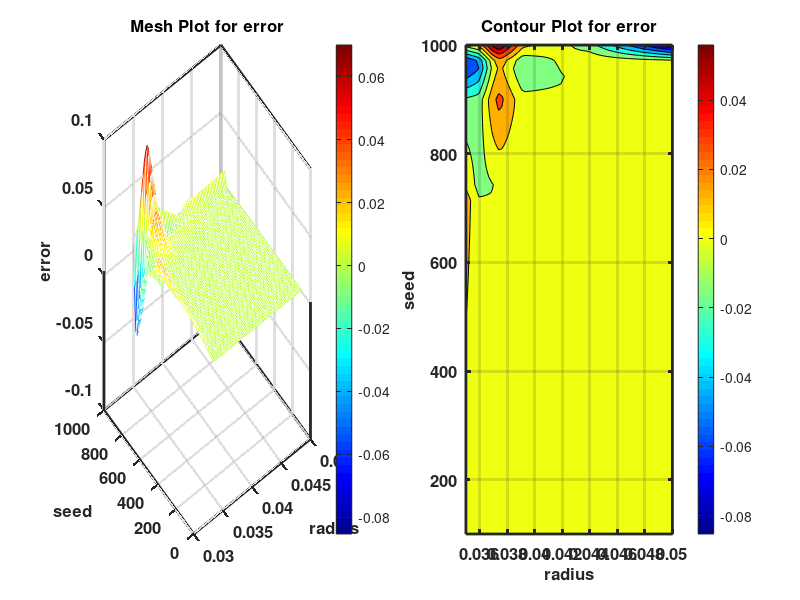

The MATLAB script that drew this image:
twoPlots = 1;
A = [
9.165201e-04
1.334148e-03
1.802463e-03
2.270778e-03
2.739093e-03
3.207408e-03
3.675723e-03
4.144038e-03
4.612353e-03
5.080667e-03
5.548982e-03
6.017297e-03
6.485612e-03
6.953927e-03
7.422242e-03
7.890556e-03
8.358872e-03
8.827186e-03
9.295501e-03
9.763815e-03
1.023213e-02
1.070045e-02
1.116876e-02
1.163708e-02
1.210539e-02
1.257371e-02
1.304202e-02
1.351034e-02
1.397865e-02
1.444696e-02
1.491528e-02
1.538359e-02
1.585191e-02
1.632022e-02
1.678854e-02
1.725685e-02
1.772517e-02
1.819349e-02
1.866180e-02
1.913011e-02
1.959843e-02
2.006674e-02
2.053506e-02
2.100337e-02
1.578580e-02
1.096531e-02
8.929366e-03
6.893429e-03
4.857483e-03
2.821548e-03
7.856023e-04
-1.250336e-03
-3.286276e-03
-5.322222e-03
-7.358167e-03
-9.394107e-03
-1.254810e-02
-2.402240e-02
-3.549671e-02
-4.697100e-02
-5.844536e-02
-5.559125e-02
-2.459899e-02
6.393265e-03
9.165201e-04
1.226880e-03
1.574908e-03
1.922936e-03
2.270963e-03
2.618991e-03
2.967019e-03
3.315047e-03
3.663075e-03
4.011102e-03
4.359130e-03
4.707158e-03
5.055185e-03
5.403213e-03
5.751241e-03
6.099268e-03
6.447297e-03
6.795324e-03
7.143352e-03
7.491380e-03
7.839408e-03
8.187435e-03
8.535463e-03
8.883491e-03
9.231518e-03
9.579546e-03
9.927573e-03
1.027560e-02
1.062363e-02
1.097166e-02
1.131968e-02
1.166771e-02
1.201574e-02
1.236377e-02
1.271180e-02
1.305982e-02
1.340785e-02
1.375588e-02
1.410391e-02
1.445193e-02
1.479996e-02
1.514799e-02
1.549602e-02
1.584405e-02
1.105564e-02
6.700734e-03
5.130358e-03
3.559991e-03
1.989617e-03
4.192498e-04
-1.151115e-03
-2.721485e-03
-4.291860e-03
-5.862232e-03
-7.432600e-03
-9.002967e-03
-1.166162e-02
-2.241900e-02
-3.317639e-02
-4.393378e-02
-5.469120e-02
-5.156022e-02
-2.115526e-02
9.249685e-03
9.165201e-04
1.119612e-03
1.347353e-03
1.575093e-03
1.802834e-03
2.030574e-03
2.258315e-03
2.486055e-03
2.713796e-03
2.941537e-03
3.169278e-03
3.397018e-03
3.624758e-03
3.852499e-03
4.080240e-03
4.307980e-03
4.535721e-03
4.763462e-03
4.991202e-03
5.218943e-03
5.446684e-03
5.674424e-03
5.902165e-03
6.129906e-03
6.357646e-03
6.585387e-03
6.813127e-03
7.040868e-03
7.268609e-03
7.496349e-03
7.724090e-03
7.951830e-03
8.179571e-03
8.407312e-03
8.635052e-03
8.862793e-03
9.090533e-03
9.318274e-03
9.546014e-03
9.773755e-03
1.000150e-02
1.022924e-02
1.045698e-02
1.068472e-02
6.325490e-03
2.436153e-03
1.331350e-03
2.265535e-04
-8.782446e-04
-1.983040e-03
-3.087837e-03
-4.192638e-03
-5.297437e-03
-6.402239e-03
-7.507032e-03
-8.611828e-03
-1.077513e-02
-2.081560e-02
-3.085607e-02
-4.089653e-02
-5.093704e-02
-4.759184e-02
-1.795989e-02
1.167204e-02
9.165201e-04
1.012342e-03
1.119794e-03
1.227245e-03
1.334697e-03
1.442148e-03
1.549600e-03
1.657051e-03
1.764503e-03
1.871955e-03
1.979406e-03
2.086858e-03
2.194309e-03
2.301761e-03
2.409213e-03
2.516664e-03
2.624116e-03
2.731567e-03
2.839019e-03
2.946471e-03
3.053922e-03
3.161374e-03
3.268825e-03
3.376277e-03
3.483729e-03
3.591180e-03
3.698632e-03
3.806083e-03
3.913535e-03
4.020986e-03
4.128438e-03
4.235890e-03
4.343341e-03
4.450793e-03
4.558245e-03
4.665696e-03
4.773147e-03
4.880599e-03
4.988051e-03
5.095502e-03
5.202954e-03
5.310406e-03
5.417858e-03
5.525309e-03
1.595262e-03
-1.828497e-03
-2.467718e-03
-3.106935e-03
-3.746154e-03
-4.385371e-03
-5.024590e-03
-5.663811e-03
-6.303029e-03
-6.942248e-03
-7.581469e-03
-8.220689e-03
-9.888634e-03
-1.921217e-02
-2.853571e-02
-3.785924e-02
-4.718282e-02
-4.362341e-02
-1.476447e-02
1.409445e-02
9.165201e-04
9.165201e-04
9.165201e-04
9.165201e-04
9.165201e-04
9.165201e-04
9.165201e-04
9.165201e-04
9.165201e-04
9.165201e-04
9.165201e-04
9.165201e-04
9.165201e-04
9.165201e-04
9.165201e-04
9.165201e-04
9.165201e-04
9.165201e-04
9.165201e-04
9.165201e-04
9.165201e-04
9.165201e-04
9.165201e-04
9.165201e-04
9.165201e-04
9.165201e-04
9.165201e-04
9.165201e-04
9.165201e-04
9.165201e-04
9.165201e-04
9.165201e-04
9.165201e-04
9.165201e-04
9.165201e-04
9.165201e-04
9.165201e-04
9.165201e-04
9.165201e-04
9.165201e-04
9.165201e-04
9.165201e-04
9.165201e-04
9.165201e-04
-2.571516e-03
-5.516868e-03
-5.677680e-03
-5.838490e-03
-5.999302e-03
-6.160114e-03
-6.320925e-03
-6.481737e-03
-6.642547e-03
-6.803360e-03
-6.964171e-03
-7.124985e-03
-8.284749e-03
-1.687853e-02
-2.547231e-02
-3.406121e-02
-4.264076e-02
-3.884002e-02
-1.072699e-02
1.738605e-02
9.165201e-04
9.165201e-04
9.165201e-04
9.165201e-04
9.165201e-04
9.165201e-04
9.165201e-04
9.165201e-04
9.165201e-04
9.165201e-04
9.165201e-04
9.165201e-04
9.165201e-04
9.165201e-04
9.165201e-04
9.165201e-04
9.165201e-04
9.165201e-04
9.165201e-04
9.165201e-04
9.165201e-04
9.165201e-04
9.165201e-04
9.165201e-04
9.165201e-04
9.165201e-04
9.165201e-04
9.165201e-04
9.165201e-04
9.165201e-04
9.165201e-04
9.165201e-04
9.165201e-04
9.165201e-04
9.165201e-04
9.165201e-04
9.165201e-04
9.165201e-04
9.165201e-04
9.165201e-04
9.165201e-04
9.165201e-04
9.165201e-04
9.165201e-04
-2.022055e-03
-4.381548e-03
-3.956499e-03
-3.531451e-03
-3.106405e-03
-2.681356e-03
-2.256310e-03
-1.831261e-03
-1.406215e-03
-9.811651e-04
-5.561169e-04
-1.310688e-04
-6.752057e-04
-8.431784e-03
-1.618836e-02
-2.389428e-02
-3.150288e-02
-2.723390e-02
3.601537e-04
2.795421e-02
9.165201e-04
9.165201e-04
9.165201e-04
9.165201e-04
9.165201e-04
9.165201e-04
9.165201e-04
9.165201e-04
9.165201e-04
9.165201e-04
9.165201e-04
9.165201e-04
9.165201e-04
9.165201e-04
9.165201e-04
9.165201e-04
9.165201e-04
9.165201e-04
9.165201e-04
9.165201e-04
9.165201e-04
9.165201e-04
9.165201e-04
9.165201e-04
9.165201e-04
9.165201e-04
9.165201e-04
9.165201e-04
9.165201e-04
9.165201e-04
9.165201e-04
9.165201e-04
9.165201e-04
9.165201e-04
9.165201e-04
9.165201e-04
9.165201e-04
9.165201e-04
9.165201e-04
9.165201e-04
9.165201e-04
9.165201e-04
9.165201e-04
9.165201e-04
-1.472593e-03
-3.246227e-03
-2.235317e-03
-1.224411e-03
-2.135057e-04
7.974012e-04
1.808306e-03
2.819212e-03
3.830116e-03
4.841028e-03
5.851934e-03
6.862842e-03
6.934338e-03
1.496915e-05
-6.904401e-03
-1.372735e-02
-2.036499e-02
-1.562778e-02
1.144729e-02
3.852238e-02
9.165201e-04
9.165201e-04
9.165201e-04
9.165201e-04
9.165201e-04
9.165201e-04
9.165201e-04
9.165201e-04
9.165201e-04
9.165201e-04
9.165201e-04
9.165201e-04
9.165201e-04
9.165201e-04
9.165201e-04
9.165201e-04
9.165201e-04
9.165201e-04
9.165201e-04
9.165201e-04
9.165201e-04
9.165201e-04
9.165201e-04
9.165201e-04
9.165201e-04
9.165201e-04
9.165201e-04
9.165201e-04
9.165201e-04
9.165201e-04
9.165201e-04
9.165201e-04
9.165201e-04
9.165201e-04
9.165201e-04
9.165201e-04
9.165201e-04
9.165201e-04
9.165201e-04
9.165201e-04
9.165201e-04
9.165201e-04
9.165201e-04
9.165201e-04
-9.231314e-04
-2.110907e-03
-5.141357e-04
1.082629e-03
2.679394e-03
4.276158e-03
5.872922e-03
7.469686e-03
9.066451e-03
1.066322e-02
1.225999e-02
1.385675e-02
1.454388e-02
8.461720e-03
2.379553e-03
-3.560414e-03
-9.227112e-03
-4.021665e-03
2.253444e-02
4.909054e-02
9.165201e-04
9.165201e-04
9.165201e-04
9.165201e-04
9.165201e-04
9.165201e-04
9.165201e-04
9.165201e-04
9.165201e-04
9.165201e-04
9.165201e-04
9.165201e-04
9.165201e-04
9.165201e-04
9.165201e-04
9.165201e-04
9.165201e-04
9.165201e-04
9.165201e-04
9.165201e-04
9.165201e-04
9.165201e-04
9.165201e-04
9.165201e-04
9.165201e-04
9.165201e-04
9.165201e-04
9.165201e-04
9.165201e-04
9.165201e-04
9.165201e-04
9.165201e-04
9.165201e-04
9.165201e-04
9.165201e-04
9.165201e-04
9.165201e-04
9.165201e-04
9.165201e-04
9.165201e-04
9.165201e-04
9.165201e-04
9.165201e-04
9.165201e-04
-3.736612e-04
-9.755688e-04
1.207073e-03
3.389705e-03
5.572337e-03
7.754969e-03
9.937602e-03
1.212023e-02
1.430287e-02
1.648551e-02
1.866814e-02
2.085077e-02
2.215355e-02
1.690860e-02
1.166365e-02
6.606681e-03
1.910944e-03
7.584634e-03
3.362175e-02
5.965887e-02
9.165201e-04
9.165201e-04
9.165201e-04
9.165201e-04
9.165201e-04
9.165201e-04
9.165201e-04
9.165201e-04
9.165201e-04
9.165201e-04
9.165201e-04
9.165201e-04
9.165201e-04
9.165201e-04
9.165201e-04
9.165201e-04
9.165201e-04
9.165201e-04
9.165201e-04
9.165201e-04
9.165201e-04
9.165201e-04
9.165201e-04
9.165201e-04
9.165201e-04
9.165201e-04
9.165201e-04
9.165201e-04
9.165201e-04
9.165201e-04
9.165201e-04
9.165201e-04
9.165201e-04
9.165201e-04
9.165201e-04
9.165201e-04
9.165201e-04
9.165201e-04
9.165201e-04
9.165201e-04
9.165201e-04
9.165201e-04
9.165201e-04
9.165201e-04
1.758005e-04
1.100391e-04
2.649923e-03
5.189797e-03
7.729670e-03
1.026954e-02
1.280942e-02
1.534929e-02
1.788916e-02
2.042905e-02
2.296892e-02
2.550879e-02
2.719858e-02
2.256223e-02
1.792587e-02
1.352325e-02
9.569848e-03
1.548316e-02
4.077268e-02
6.606220e-02
9.165201e-04
9.165201e-04
9.165201e-04
9.165201e-04
9.165201e-04
9.165201e-04
9.165201e-04
9.165201e-04
9.165201e-04
9.165201e-04
9.165201e-04
9.165201e-04
9.165201e-04
9.165201e-04
9.165201e-04
9.165201e-04
9.165201e-04
9.165201e-04
9.165201e-04
9.165201e-04
9.165201e-04
9.165201e-04
9.165201e-04
9.165201e-04
9.165201e-04
9.165201e-04
9.165201e-04
9.165201e-04
9.165201e-04
9.165201e-04
9.165201e-04
9.165201e-04
9.165201e-04
9.165201e-04
9.165201e-04
9.165201e-04
9.165201e-04
9.165201e-04
9.165201e-04
9.165201e-04
9.165201e-04
9.165201e-04
9.165201e-04
9.165201e-04
7.252622e-04
1.166773e-03
3.931111e-03
6.695437e-03
9.459763e-03
1.222409e-02
1.498842e-02
1.775274e-02
2.051707e-02
2.328141e-02
2.604573e-02
2.881006e-02
3.075407e-02
2.659352e-02
2.243296e-02
1.855192e-02
1.520805e-02
2.122819e-02
4.563733e-02
7.004647e-02
9.165201e-04
9.165201e-04
9.165201e-04
9.165201e-04
9.165201e-04
9.165201e-04
9.165201e-04
9.165201e-04
9.165201e-04
9.165201e-04
9.165201e-04
9.165201e-04
9.165201e-04
9.165201e-04
9.165201e-04
9.165201e-04
9.165201e-04
9.165201e-04
9.165201e-04
9.165201e-04
9.165201e-04
9.165201e-04
9.165201e-04
9.165201e-04
9.165201e-04
9.165201e-04
9.165201e-04
9.165201e-04
9.165201e-04
9.165201e-04
9.165201e-04
9.165201e-04
9.165201e-04
9.165201e-04
9.165201e-04
9.165201e-04
9.165201e-04
9.165201e-04
9.165201e-04
9.165201e-04
9.165201e-04
9.165201e-04
9.165201e-04
9.165201e-04
9.165201e-04
1.483371e-03
4.090230e-03
6.697078e-03
9.303926e-03
1.191077e-02
1.451762e-02
1.712447e-02
1.973131e-02
2.233817e-02
2.494502e-02
2.755187e-02
2.936818e-02
2.530149e-02
2.123481e-02
1.749340e-02
1.437714e-02
2.012219e-02
4.326901e-02
6.641583e-02
9.165201e-04
9.165201e-04
9.165201e-04
9.165201e-04
9.165201e-04
9.165201e-04
9.165201e-04
9.165201e-04
9.165201e-04
9.165201e-04
9.165201e-04
9.165201e-04
9.165201e-04
9.165201e-04
9.165201e-04
9.165201e-04
9.165201e-04
9.165201e-04
9.165201e-04
9.165201e-04
9.165201e-04
9.165201e-04
9.165201e-04
9.165201e-04
9.165201e-04
9.165201e-04
9.165201e-04
9.165201e-04
9.165201e-04
9.165201e-04
9.165201e-04
9.165201e-04
9.165201e-04
9.165201e-04
9.165201e-04
9.165201e-04
9.165201e-04
9.165201e-04
9.165201e-04
9.165201e-04
9.165201e-04
9.165201e-04
9.165201e-04
9.165201e-04
9.165201e-04
1.404785e-03
3.650236e-03
5.895678e-03
8.141120e-03
1.038656e-02
1.263200e-02
1.487745e-02
1.712289e-02
1.936834e-02
2.161378e-02
2.385922e-02
2.534390e-02
2.116716e-02
1.699041e-02
1.318472e-02
1.009214e-02
1.535816e-02
3.703874e-02
5.871931e-02
9.165201e-04
9.165201e-04
9.165201e-04
9.165201e-04
9.165201e-04
9.165201e-04
9.165201e-04
9.165201e-04
9.165201e-04
9.165201e-04
9.165201e-04
9.165201e-04
9.165201e-04
9.165201e-04
9.165201e-04
9.165201e-04
9.165201e-04
9.165201e-04
9.165201e-04
9.165201e-04
9.165201e-04
9.165201e-04
9.165201e-04
9.165201e-04
9.165201e-04
9.165201e-04
9.165201e-04
9.165201e-04
9.165201e-04
9.165201e-04
9.165201e-04
9.165201e-04
9.165201e-04
9.165201e-04
9.165201e-04
9.165201e-04
9.165201e-04
9.165201e-04
9.165201e-04
9.165201e-04
9.165201e-04
9.165201e-04
9.165201e-04
9.165201e-04
9.165201e-04
1.326197e-03
3.210235e-03
5.094266e-03
6.978297e-03
8.862328e-03
1.074636e-02
1.263039e-02
1.451442e-02
1.639846e-02
1.828249e-02
2.016652e-02
2.131956e-02
1.703276e-02
1.274595e-02
8.875965e-03
5.807071e-03
1.059406e-02
3.080837e-02
5.102269e-02
9.165201e-04
9.165201e-04
9.165201e-04
9.165201e-04
9.165201e-04
9.165201e-04
9.165201e-04
9.165201e-04
9.165201e-04
9.165201e-04
9.165201e-04
9.165201e-04
9.165201e-04
9.165201e-04
9.165201e-04
9.165201e-04
9.165201e-04
9.165201e-04
9.165201e-04
9.165201e-04
9.165201e-04
9.165201e-04
9.165201e-04
9.165201e-04
9.165201e-04
9.165201e-04
9.165201e-04
9.165201e-04
9.165201e-04
9.165201e-04
9.165201e-04
9.165201e-04
9.165201e-04
9.165201e-04
9.165201e-04
9.165201e-04
9.165201e-04
9.165201e-04
9.165201e-04
9.165201e-04
9.165201e-04
9.165201e-04
9.165201e-04
9.165201e-04
9.165201e-04
1.247610e-03
2.770242e-03
4.292867e-03
5.815491e-03
7.338116e-03
8.860741e-03
1.038336e-02
1.190599e-02
1.342862e-02
1.495125e-02
1.647387e-02
1.729528e-02
1.289842e-02
8.501553e-03
4.567283e-03
1.522070e-03
5.830023e-03
2.457810e-02
4.332617e-02
9.165201e-04
9.165201e-04
9.165201e-04
9.165201e-04
9.165201e-04
9.165201e-04
9.165201e-04
9.165201e-04
9.165201e-04
9.165201e-04
9.165201e-04
9.165201e-04
9.165201e-04
9.165201e-04
9.165201e-04
9.165201e-04
9.165201e-04
9.165201e-04
9.165201e-04
9.165201e-04
9.165201e-04
9.165201e-04
9.165201e-04
9.165201e-04
9.165201e-04
9.165201e-04
9.165201e-04
9.165201e-04
9.165201e-04
9.165201e-04
9.165201e-04
9.165201e-04
9.165201e-04
9.165201e-04
9.165201e-04
9.165201e-04
9.165201e-04
9.165201e-04
9.165201e-04
9.165201e-04
9.165201e-04
9.165201e-04
9.165201e-04
9.165201e-04
9.165201e-04
1.169024e-03
2.330247e-03
3.491467e-03
4.652685e-03
5.813905e-03
6.975124e-03
8.136342e-03
9.297561e-03
1.045879e-02
1.162000e-02
1.278123e-02
1.327100e-02
8.764083e-03
4.257158e-03
2.585995e-04
-2.762931e-03
1.065993e-03
1.834783e-02
3.562966e-02
9.165201e-04
9.165201e-04
9.165201e-04
9.165201e-04
9.165201e-04
9.165201e-04
9.165201e-04
9.165201e-04
9.165201e-04
9.165201e-04
9.165201e-04
9.165201e-04
9.165201e-04
9.165201e-04
9.165201e-04
9.165201e-04
9.165201e-04
9.165201e-04
9.165201e-04
9.165201e-04
9.165201e-04
9.165201e-04
9.165201e-04
9.165201e-04
9.165201e-04
9.165201e-04
9.165201e-04
9.165201e-04
9.165201e-04
9.165201e-04
9.165201e-04
9.165201e-04
9.165201e-04
9.165201e-04
9.165201e-04
9.165201e-04
9.165201e-04
9.165201e-04
9.165201e-04
9.165201e-04
9.165201e-04
9.165201e-04
9.165201e-04
9.165201e-04
9.165201e-04
1.090437e-03
1.890254e-03
2.690068e-03
3.489881e-03
4.289694e-03
5.089507e-03
5.889321e-03
6.689131e-03
7.488951e-03
8.288763e-03
9.088576e-03
9.246724e-03
4.629744e-03
1.276191e-05
-4.050081e-03
-7.047937e-03
-3.698035e-03
1.211756e-02
2.793315e-02
9.165201e-04
9.165201e-04
9.165201e-04
9.165201e-04
9.165201e-04
9.165201e-04
9.165201e-04
9.165201e-04
9.165201e-04
9.165201e-04
9.165201e-04
9.165201e-04
9.165201e-04
9.165201e-04
9.165201e-04
9.165201e-04
9.165201e-04
9.165201e-04
9.165201e-04
9.165201e-04
9.165201e-04
9.165201e-04
9.165201e-04
9.165201e-04
9.165201e-04
9.165201e-04
9.165201e-04
9.165201e-04
9.165201e-04
9.165201e-04
9.165201e-04
9.165201e-04
9.165201e-04
9.165201e-04
9.165201e-04
9.165201e-04
9.165201e-04
9.165201e-04
9.165201e-04
9.165201e-04
9.165201e-04
9.165201e-04
9.165201e-04
9.165201e-04
9.165201e-04
1.011851e-03
1.450260e-03
1.888668e-03
2.327075e-03
2.765482e-03
3.203891e-03
3.642298e-03
4.080705e-03
4.519114e-03
4.957523e-03
5.395928e-03
5.222445e-03
4.954054e-04
-4.231635e-03
-8.358768e-03
-1.133294e-02
-8.462064e-03
5.887284e-03
2.023663e-02
9.165201e-04
9.165201e-04
9.165201e-04
9.165201e-04
9.165201e-04
9.165201e-04
9.165201e-04
9.165201e-04
9.165201e-04
9.165201e-04
9.165201e-04
9.165201e-04
9.165201e-04
9.165201e-04
9.165201e-04
9.165201e-04
9.165201e-04
9.165201e-04
9.165201e-04
9.165201e-04
9.165201e-04
9.165201e-04
9.165201e-04
9.165201e-04
9.165201e-04
9.165201e-04
9.165201e-04
9.165201e-04
9.165201e-04
9.165201e-04
9.165201e-04
9.165201e-04
9.165201e-04
9.165201e-04
9.165201e-04
9.165201e-04
9.165201e-04
9.165201e-04
9.165201e-04
9.165201e-04
9.165201e-04
9.165201e-04
9.165201e-04
9.165201e-04
9.165201e-04
9.868733e-04
1.310416e-03
1.633959e-03
1.957501e-03
2.281042e-03
2.604584e-03
2.928124e-03
3.251666e-03
3.575211e-03
3.898749e-03
4.222296e-03
3.963717e-03
-6.268315e-04
-5.217391e-03
-9.162264e-03
-1.186621e-02
-9.227826e-03
3.901803e-03
1.703143e-02
9.165201e-04
9.165201e-04
9.165201e-04
9.165201e-04
9.165201e-04
9.165201e-04
9.165201e-04
9.165201e-04
9.165201e-04
9.165201e-04
9.165201e-04
9.165201e-04
9.165201e-04
9.165201e-04
9.165201e-04
9.165201e-04
9.165201e-04
9.165201e-04
9.165201e-04
9.165201e-04
9.165201e-04
9.165201e-04
9.165201e-04
9.165201e-04
9.165201e-04
9.165201e-04
9.165201e-04
9.165201e-04
9.165201e-04
9.165201e-04
9.165201e-04
9.165201e-04
9.165201e-04
9.165201e-04
9.165201e-04
9.165201e-04
9.165201e-04
9.165201e-04
9.165201e-04
9.165201e-04
9.165201e-04
9.165201e-04
9.165201e-04
9.165201e-04
9.165201e-04
9.850949e-04
1.300459e-03
1.615823e-03
1.931187e-03
2.246550e-03
2.561914e-03
2.877276e-03
3.192638e-03
3.508002e-03
3.823370e-03
4.138736e-03
3.901753e-03
-4.456304e-04
-4.793021e-03
-8.448949e-03
-1.077599e-02
-8.263405e-03
3.753206e-03
1.576982e-02
9.165201e-04
9.165201e-04
9.165201e-04
9.165201e-04
9.165201e-04
9.165201e-04
9.165201e-04
9.165201e-04
9.165201e-04
9.165201e-04
9.165201e-04
9.165201e-04
9.165201e-04
9.165201e-04
9.165201e-04
9.165201e-04
9.165201e-04
9.165201e-04
9.165201e-04
9.165201e-04
9.165201e-04
9.165201e-04
9.165201e-04
9.165201e-04
9.165201e-04
9.165201e-04
9.165201e-04
9.165201e-04
9.165201e-04
9.165201e-04
9.165201e-04
9.165201e-04
9.165201e-04
9.165201e-04
9.165201e-04
9.165201e-04
9.165201e-04
9.165201e-04
9.165201e-04
9.165201e-04
9.165201e-04
9.165201e-04
9.165201e-04
9.165201e-04
9.165201e-04
9.833166e-04
1.290503e-03
1.597688e-03
1.904872e-03
2.212059e-03
2.519243e-03
2.826427e-03
3.133613e-03
3.440801e-03
3.747987e-03
4.055171e-03
3.839784e-03
-2.644295e-04
-4.368646e-03
-7.735638e-03
-9.685771e-03
-7.298977e-03
3.604617e-03
1.450821e-02
9.165201e-04
9.165201e-04
9.165201e-04
9.165201e-04
9.165201e-04
9.165201e-04
9.165201e-04
9.165201e-04
9.165201e-04
9.165201e-04
9.165201e-04
9.165201e-04
9.165201e-04
9.165201e-04
9.165201e-04
9.165201e-04
9.165201e-04
9.165201e-04
9.165201e-04
9.165201e-04
9.165201e-04
9.165201e-04
9.165201e-04
9.165201e-04
9.165201e-04
9.165201e-04
9.165201e-04
9.165201e-04
9.165201e-04
9.165201e-04
9.165201e-04
9.165201e-04
9.165201e-04
9.165201e-04
9.165201e-04
9.165201e-04
9.165201e-04
9.165201e-04
9.165201e-04
9.165201e-04
9.165201e-04
9.165201e-04
9.165201e-04
9.165201e-04
9.165201e-04
9.815381e-04
1.280546e-03
1.579553e-03
1.878560e-03
2.177566e-03
2.476573e-03
2.775579e-03
3.074585e-03
3.373593e-03
3.672601e-03
3.971606e-03
3.777820e-03
-8.322299e-05
-3.944273e-03
-7.022331e-03
-8.595549e-03
-6.334565e-03
3.456016e-03
1.324660e-02
9.165201e-04
9.165201e-04
9.165201e-04
9.165201e-04
9.165201e-04
9.165201e-04
9.165201e-04
9.165201e-04
9.165201e-04
9.165201e-04
9.165201e-04
9.165201e-04
9.165201e-04
9.165201e-04
9.165201e-04
9.165201e-04
9.165201e-04
9.165201e-04
9.165201e-04
9.165201e-04
9.165201e-04
9.165201e-04
9.165201e-04
9.165201e-04
9.165201e-04
9.165201e-04
9.165201e-04
9.165201e-04
9.165201e-04
9.165201e-04
9.165201e-04
9.165201e-04
9.165201e-04
9.165201e-04
9.165201e-04
9.165201e-04
9.165201e-04
9.165201e-04
9.165201e-04
9.165201e-04
9.165201e-04
9.165201e-04
9.165201e-04
9.165201e-04
9.165201e-04
9.797598e-04
1.270589e-03
1.561419e-03
1.852246e-03
2.143074e-03
2.433902e-03
2.724731e-03
3.015556e-03
3.306393e-03
3.597218e-03
3.888046e-03
3.715855e-03
9.797700e-05
-3.519903e-03
-6.309021e-03
-7.505325e-03
-5.370141e-03
3.307428e-03
1.198501e-02
9.165201e-04
9.165201e-04
9.165201e-04
9.165201e-04
9.165201e-04
9.165201e-04
9.165201e-04
9.165201e-04
9.165201e-04
9.165201e-04
9.165201e-04
9.165201e-04
9.165201e-04
9.165201e-04
9.165201e-04
9.165201e-04
9.165201e-04
9.165201e-04
9.165201e-04
9.165201e-04
9.165201e-04
9.165201e-04
9.165201e-04
9.165201e-04
9.165201e-04
9.165201e-04
9.165201e-04
9.165201e-04
9.165201e-04
9.165201e-04
9.165201e-04
9.165201e-04
9.165201e-04
9.165201e-04
9.165201e-04
9.165201e-04
9.165201e-04
9.165201e-04
9.165201e-04
9.165201e-04
9.165201e-04
9.165201e-04
9.165201e-04
9.165201e-04
9.165201e-04
9.779814e-04
1.260633e-03
1.543283e-03
1.825933e-03
2.108582e-03
2.391232e-03
2.673881e-03
2.956531e-03
3.239181e-03
3.521834e-03
3.804483e-03
3.653885e-03
2.791830e-04
-3.095527e-03
-5.595698e-03
-6.415092e-03
-4.405710e-03
3.158832e-03
1.072337e-02
9.165201e-04
9.165201e-04
9.165201e-04
9.165201e-04
9.165201e-04
9.165201e-04
9.165201e-04
9.165201e-04
9.165201e-04
9.165201e-04
9.165201e-04
9.165201e-04
9.165201e-04
9.165201e-04
9.165201e-04
9.165201e-04
9.165201e-04
9.165201e-04
9.165201e-04
9.165201e-04
9.165201e-04
9.165201e-04
9.165201e-04
9.165201e-04
9.165201e-04
9.165201e-04
9.165201e-04
9.165201e-04
9.165201e-04
9.165201e-04
9.165201e-04
9.165201e-04
9.165201e-04
9.165201e-04
9.165201e-04
9.165201e-04
9.165201e-04
9.165201e-04
9.165201e-04
9.165201e-04
9.165201e-04
9.165201e-04
9.165201e-04
9.165201e-04
9.165201e-04
9.762032e-04
1.250676e-03
1.525147e-03
1.799618e-03
2.074089e-03
2.348562e-03
2.623034e-03
2.897507e-03
3.171979e-03
3.446447e-03
3.720919e-03
3.591915e-03
4.603849e-04
-2.671154e-03
-4.882389e-03
-5.324873e-03
-3.441284e-03
3.010239e-03
9.461763e-03
9.165201e-04
9.165201e-04
9.165201e-04
9.165201e-04
9.165201e-04
9.165201e-04
9.165201e-04
9.165201e-04
9.165201e-04
9.165201e-04
9.165201e-04
9.165201e-04
9.165201e-04
9.165201e-04
9.165201e-04
9.165201e-04
9.165201e-04
9.165201e-04
9.165201e-04
9.165201e-04
9.165201e-04
9.165201e-04
9.165201e-04
9.165201e-04
9.165201e-04
9.165201e-04
9.165201e-04
9.165201e-04
9.165201e-04
9.165201e-04
9.165201e-04
9.165201e-04
9.165201e-04
9.165201e-04
9.165201e-04
9.165201e-04
9.165201e-04
9.165201e-04
9.165201e-04
9.165201e-04
9.165201e-04
9.165201e-04
9.165201e-04
9.165201e-04
9.165201e-04
9.744248e-04
1.240719e-03
1.507012e-03
1.773305e-03
2.039598e-03
2.305890e-03
2.572184e-03
2.838477e-03
3.104771e-03
3.371064e-03
3.637362e-03
3.529954e-03
6.415830e-04
-2.246786e-03
-4.169072e-03
-4.234646e-03
-2.476864e-03
2.861656e-03
8.200143e-03
9.165201e-04
9.165201e-04
9.165201e-04
9.165201e-04
9.165201e-04
9.165201e-04
9.165201e-04
9.165201e-04
9.165201e-04
9.165201e-04
9.165201e-04
9.165201e-04
9.165201e-04
9.165201e-04
9.165201e-04
9.165201e-04
9.165201e-04
9.165201e-04
9.165201e-04
9.165201e-04
9.165201e-04
9.165201e-04
9.165201e-04
9.165201e-04
9.165201e-04
9.165201e-04
9.165201e-04
9.165201e-04
9.165201e-04
9.165201e-04
9.165201e-04
9.165201e-04
9.165201e-04
9.165201e-04
9.165201e-04
9.165201e-04
9.165201e-04
9.165201e-04
9.165201e-04
9.165201e-04
9.165201e-04
9.165201e-04
9.165201e-04
9.165201e-04
9.165201e-04
9.726464e-04
1.230762e-03
1.488877e-03
1.746991e-03
2.005106e-03
2.263220e-03
2.521336e-03
2.779448e-03
3.037564e-03
3.295682e-03
3.553798e-03
3.467984e-03
8.227923e-04
-1.822414e-03
-3.455758e-03
-3.144429e-03
-1.512440e-03
2.713042e-03
6.938546e-03
9.165201e-04
9.165201e-04
9.165201e-04
9.165201e-04
9.165201e-04
9.165201e-04
9.165201e-04
9.165201e-04
9.165201e-04
9.165201e-04
9.165201e-04
9.165201e-04
9.165201e-04
9.165201e-04
9.165201e-04
9.165201e-04
9.165201e-04
9.165201e-04
9.165201e-04
9.165201e-04
9.165201e-04
9.165201e-04
9.165201e-04
9.165201e-04
9.165201e-04
9.165201e-04
9.165201e-04
9.165201e-04
9.165201e-04
9.165201e-04
9.165201e-04
9.165201e-04
9.165201e-04
9.165201e-04
9.165201e-04
9.165201e-04
9.165201e-04
9.165201e-04
9.165201e-04
9.165201e-04
9.165201e-04
9.165201e-04
9.165201e-04
9.165201e-04
9.165201e-04
9.708680e-04
1.220806e-03
1.470742e-03
1.720677e-03
1.970615e-03
2.220552e-03
2.470486e-03
2.720421e-03
2.970366e-03
3.220296e-03
3.470240e-03
3.406019e-03
1.003998e-03
-1.398038e-03
-2.742449e-03
-2.054208e-03
-5.480186e-04
2.564463e-03
5.676928e-03
9.165201e-04
9.165201e-04
9.165201e-04
9.165201e-04
9.165201e-04
9.165201e-04
9.165201e-04
9.165201e-04
9.165201e-04
9.165201e-04
9.165201e-04
9.165201e-04
9.165201e-04
9.165201e-04
9.165201e-04
9.165201e-04
9.165201e-04
9.165201e-04
9.165201e-04
9.165201e-04
9.165201e-04
9.165201e-04
9.165201e-04
9.165201e-04
9.165201e-04
9.165201e-04
9.165201e-04
9.165201e-04
9.165201e-04
9.165201e-04
9.165201e-04
9.165201e-04
9.165201e-04
9.165201e-04
9.165201e-04
9.165201e-04
9.165201e-04
9.165201e-04
9.165201e-04
9.165201e-04
9.165201e-04
9.165201e-04
9.165201e-04
9.165201e-04
9.165201e-04
9.690897e-04
1.210848e-03
1.452607e-03
1.694364e-03
1.936121e-03
2.177879e-03
2.419638e-03
2.661396e-03
2.903154e-03
3.144907e-03
3.386671e-03
3.344051e-03
1.185200e-03
-9.736652e-04
-2.029127e-03
-9.639729e-04
4.164283e-04
2.415861e-03
4.415305e-03
9.165201e-04
9.165201e-04
9.165201e-04
9.165201e-04
9.165201e-04
9.165201e-04
9.165201e-04
9.165201e-04
9.165201e-04
9.165201e-04
9.165201e-04
9.165201e-04
9.165201e-04
9.165201e-04
9.165201e-04
9.165201e-04
9.165201e-04
9.165201e-04
9.165201e-04
9.165201e-04
9.165201e-04
9.165201e-04
9.165201e-04
9.165201e-04
9.165201e-04
9.165201e-04
9.165201e-04
9.165201e-04
9.165201e-04
9.165201e-04
9.165201e-04
9.165201e-04
9.165201e-04
9.165201e-04
9.165201e-04
9.165201e-04
9.165201e-04
9.165201e-04
9.165201e-04
9.165201e-04
9.165201e-04
9.165201e-04
9.165201e-04
9.165201e-04
9.165201e-04
9.673113e-04
1.200892e-03
1.434471e-03
1.668052e-03
1.901634e-03
2.135210e-03
2.368785e-03
2.602361e-03
2.835952e-03
3.069529e-03
3.303105e-03
3.282093e-03
1.366402e-03
-5.492894e-04
-1.315817e-03
1.262552e-04
1.380835e-03
2.267267e-03
3.153691e-03
9.165201e-04
9.165201e-04
9.165201e-04
9.165201e-04
9.165201e-04
9.165201e-04
9.165201e-04
9.165201e-04
9.165201e-04
9.165201e-04
9.165201e-04
9.165201e-04
9.165201e-04
9.165201e-04
9.165201e-04
9.165201e-04
9.165201e-04
9.165201e-04
9.165201e-04
9.165201e-04
9.165201e-04
9.165201e-04
9.165201e-04
9.165201e-04
9.165201e-04
9.165201e-04
9.165201e-04
9.165201e-04
9.165201e-04
9.165201e-04
9.165201e-04
9.165201e-04
9.165201e-04
9.165201e-04
9.165201e-04
9.165201e-04
9.165201e-04
9.165201e-04
9.165201e-04
9.165201e-04
9.165201e-04
9.165201e-04
9.165201e-04
9.165201e-04
9.165201e-04
9.655330e-04
1.190934e-03
1.416336e-03
1.641736e-03
1.867138e-03
2.092538e-03
2.317941e-03
2.543338e-03
2.768744e-03
2.994152e-03
3.219550e-03
3.220121e-03
1.547600e-03
-1.249211e-04
-6.025069e-04
1.216467e-03
2.345260e-03
2.118681e-03
1.892099e-03
9.165201e-04
9.165201e-04
9.165201e-04
9.165201e-04
9.165201e-04
9.165201e-04
9.165201e-04
9.165201e-04
9.165201e-04
9.165201e-04
9.165201e-04
9.165201e-04
9.165201e-04
9.165201e-04
9.165201e-04
9.165201e-04
9.165201e-04
9.165201e-04
9.165201e-04
9.165201e-04
9.165201e-04
9.165201e-04
9.165201e-04
9.165201e-04
9.165201e-04
9.165201e-04
9.165201e-04
9.165201e-04
9.165201e-04
9.165201e-04
9.165201e-04
9.165201e-04
9.165201e-04
9.165201e-04
9.165201e-04
9.165201e-04
9.165201e-04
9.165201e-04
9.165201e-04
9.165201e-04
9.165201e-04
9.165201e-04
9.165201e-04
9.165201e-04
9.165201e-04
9.637545e-04
1.180978e-03
1.398201e-03
1.615424e-03
1.832647e-03
2.049869e-03
2.267089e-03
2.484318e-03
2.701536e-03
2.918756e-03
3.135981e-03
3.158153e-03
1.728806e-03
2.994474e-04
1.108138e-04
2.306703e-03
3.309679e-03
1.970087e-03
6.304840e-04
9.165201e-04
9.165201e-04
9.165201e-04
9.165201e-04
9.165201e-04
9.165201e-04
9.165201e-04
9.165201e-04
9.165201e-04
9.165201e-04
9.165201e-04
9.165201e-04
9.165201e-04
9.165201e-04
9.165201e-04
9.165201e-04
9.165201e-04
9.165201e-04
9.165201e-04
9.165201e-04
9.165201e-04
9.165201e-04
9.165201e-04
9.165201e-04
9.165201e-04
9.165201e-04
9.165201e-04
9.165201e-04
9.165201e-04
9.165201e-04
9.165201e-04
9.165201e-04
9.165201e-04
9.165201e-04
9.165201e-04
9.165201e-04
9.165201e-04
9.165201e-04
9.165201e-04
9.165201e-04
9.165201e-04
9.165201e-04
9.165201e-04
9.165201e-04
9.165201e-04
9.619761e-04
1.171021e-03
1.380066e-03
1.589111e-03
1.798157e-03
2.007199e-03
2.216240e-03
2.425291e-03
2.634332e-03
2.843378e-03
3.052423e-03
3.096188e-03
1.910011e-03
7.238232e-04
8.241120e-04
3.396908e-03
4.274088e-03
1.821482e-03
-6.311312e-04
9.165201e-04
9.165201e-04
9.165201e-04
9.165201e-04
9.165201e-04
9.165201e-04
9.165201e-04
9.165201e-04
9.165201e-04
9.165201e-04
9.165201e-04
9.165201e-04
9.165201e-04
9.165201e-04
9.165201e-04
9.165201e-04
9.165201e-04
9.165201e-04
9.165201e-04
9.165201e-04
9.165201e-04
9.165201e-04
9.165201e-04
9.165201e-04
9.165201e-04
9.165201e-04
9.165201e-04
9.165201e-04
9.165201e-04
9.165201e-04
9.165201e-04
9.165201e-04
9.165201e-04
9.165201e-04
9.165201e-04
9.165201e-04
9.165201e-04
9.165201e-04
9.165201e-04
9.165201e-04
9.165201e-04
9.165201e-04
9.165201e-04
9.165201e-04
9.165201e-04
9.601978e-04
1.161064e-03
1.361930e-03
1.562797e-03
1.763659e-03
1.964526e-03
2.165390e-03
2.366252e-03
2.567127e-03
2.767989e-03
2.968865e-03
3.034223e-03
2.091202e-03
1.148200e-03
1.537438e-03
4.487139e-03
5.238524e-03
1.672893e-03
-1.892753e-03
9.165201e-04
9.165201e-04
9.165201e-04
9.165201e-04
9.165201e-04
9.165201e-04
9.165201e-04
9.165201e-04
9.165201e-04
9.165201e-04
9.165201e-04
9.165201e-04
9.165201e-04
9.165201e-04
9.165201e-04
9.165201e-04
9.165201e-04
9.165201e-04
9.165201e-04
9.165201e-04
9.165201e-04
9.165201e-04
9.165201e-04
9.165201e-04
9.165201e-04
9.165201e-04
9.165201e-04
9.165201e-04
9.165201e-04
9.165201e-04
9.165201e-04
9.165201e-04
9.165201e-04
9.165201e-04
9.165201e-04
9.165201e-04
9.165201e-04
9.165201e-04
9.165201e-04
9.165201e-04
9.165201e-04
9.165201e-04
9.165201e-04
9.165201e-04
9.165201e-04
9.584195e-04
1.151107e-03
1.343795e-03
1.536484e-03
1.729170e-03
1.921857e-03
2.114547e-03
2.307229e-03
2.499919e-03
2.692612e-03
2.885288e-03
2.972251e-03
2.272419e-03
1.572569e-03
2.250759e-03
5.577367e-03
6.202957e-03
1.524296e-03
-3.154367e-03
9.165201e-04
9.165201e-04
9.165201e-04
9.165201e-04
9.165201e-04
9.165201e-04
9.165201e-04
9.165201e-04
9.165201e-04
9.165201e-04
9.165201e-04
9.165201e-04
9.165201e-04
9.165201e-04
9.165201e-04
9.165201e-04
9.165201e-04
9.165201e-04
9.165201e-04
9.165201e-04
9.165201e-04
9.165201e-04
9.165201e-04
9.165201e-04
9.165201e-04
9.165201e-04
9.165201e-04
9.165201e-04
9.165201e-04
9.165201e-04
9.165201e-04
9.165201e-04
9.165201e-04
9.165201e-04
9.165201e-04
9.165201e-04
9.165201e-04
9.165201e-04
9.165201e-04
9.165201e-04
9.165201e-04
9.165201e-04
9.165201e-04
9.165201e-04
9.165201e-04
9.566410e-04
1.141151e-03
1.325660e-03
1.510168e-03
1.694677e-03
1.879189e-03
2.063697e-03
2.248209e-03
2.432719e-03
2.617223e-03
2.801737e-03
2.910294e-03
2.453628e-03
1.996952e-03
2.964065e-03
6.667602e-03
7.167391e-03
1.375698e-03
-4.415974e-03
9.165201e-04
9.165201e-04
9.165201e-04
9.165201e-04
9.165201e-04
9.165201e-04
9.165201e-04
9.165201e-04
9.165201e-04
9.165201e-04
9.165201e-04
9.165201e-04
9.165201e-04
9.165201e-04
9.165201e-04
9.165201e-04
9.165201e-04
9.165201e-04
9.165201e-04
9.165201e-04
9.165201e-04
9.165201e-04
9.165201e-04
9.165201e-04
9.165201e-04
9.165201e-04
9.165201e-04
9.165201e-04
9.165201e-04
9.165201e-04
9.165201e-04
9.165201e-04
9.165201e-04
9.165201e-04
9.165201e-04
9.165201e-04
9.165201e-04
9.165201e-04
9.165201e-04
9.165201e-04
9.165201e-04
9.165201e-04
9.165201e-04
9.165201e-04
9.165201e-04
9.548627e-04
1.131194e-03
1.307525e-03
1.483857e-03
1.660187e-03
1.836520e-03
2.012847e-03
2.189178e-03
2.365507e-03
2.541838e-03
2.718164e-03
2.848329e-03
2.634830e-03
2.421320e-03
3.677386e-03
7.757808e-03
8.131802e-03
1.227109e-03
-5.677573e-03
9.165201e-04
9.165201e-04
9.165201e-04
9.165201e-04
9.165201e-04
9.165201e-04
9.165201e-04
9.165201e-04
9.165201e-04
9.165201e-04
9.165201e-04
9.165201e-04
9.165201e-04
9.165201e-04
9.165201e-04
9.165201e-04
9.165201e-04
9.165201e-04
9.165201e-04
9.165201e-04
9.165201e-04
9.165201e-04
9.165201e-04
9.165201e-04
9.165201e-04
9.165201e-04
9.165201e-04
9.165201e-04
9.165201e-04
9.165201e-04
9.165201e-04
9.165201e-04
9.165201e-04
9.165201e-04
9.165201e-04
9.165201e-04
9.165201e-04
9.165201e-04
9.165201e-04
9.165201e-04
9.165201e-04
9.165201e-04
9.165201e-04
9.165201e-04
9.165201e-04
9.530844e-04
1.121237e-03
1.289390e-03
1.457539e-03
1.625694e-03
1.793843e-03
1.962001e-03
2.130151e-03
2.298310e-03
2.466453e-03
2.634605e-03
2.786357e-03
2.816021e-03
2.845697e-03
4.390705e-03
8.848039e-03
9.096229e-03
1.078513e-03
-6.939204e-03
9.165201e-04
9.165201e-04
9.165201e-04
9.165201e-04
9.165201e-04
9.165201e-04
9.165201e-04
9.165201e-04
9.165201e-04
9.165201e-04
9.165201e-04
9.165201e-04
9.165201e-04
9.165201e-04
9.165201e-04
9.165201e-04
9.165201e-04
9.165201e-04
9.165201e-04
9.165201e-04
9.165201e-04
9.165201e-04
9.165201e-04
9.165201e-04
9.165201e-04
9.165201e-04
9.165201e-04
9.165201e-04
9.165201e-04
9.165201e-04
9.165201e-04
9.165201e-04
9.165201e-04
9.165201e-04
9.165201e-04
9.165201e-04
9.165201e-04
9.165201e-04
9.165201e-04
9.165201e-04
9.165201e-04
9.165201e-04
9.165201e-04
9.165201e-04
9.165201e-04
9.513060e-04
1.111280e-03
1.271254e-03
1.431230e-03
1.591204e-03
1.751177e-03
1.911147e-03
2.071116e-03
2.231091e-03
2.391076e-03
2.551055e-03
2.711015e-03
2.870994e-03
3.030961e-03
4.752040e-03
9.473428e-03
9.482957e-03
2.393499e-04
-9.004258e-03
9.165201e-04
9.165201e-04
9.165201e-04
9.165201e-04
9.165201e-04
9.165201e-04
9.165201e-04
9.165201e-04
9.165201e-04
9.165201e-04
9.165201e-04
9.165201e-04
9.165201e-04
9.165201e-04
9.165201e-04
9.165201e-04
9.165201e-04
9.165201e-04
9.165201e-04
9.165201e-04
9.165201e-04
9.165201e-04
9.165201e-04
9.165201e-04
9.165201e-04
9.165201e-04
9.165201e-04
9.165201e-04
9.165201e-04
9.165201e-04
9.165201e-04
9.165201e-04
9.165201e-04
9.165201e-04
9.165201e-04
9.165201e-04
9.165201e-04
9.165201e-04
9.165201e-04
9.165201e-04
9.165201e-04
9.165201e-04
9.165201e-04
9.165201e-04
9.165201e-04
9.495277e-04
1.101324e-03
1.253120e-03
1.404914e-03
1.556711e-03
1.708500e-03
1.860296e-03
2.012100e-03
2.163887e-03
2.315683e-03
2.467481e-03
2.619268e-03
2.771067e-03
2.922868e-03
4.681537e-03
9.528484e-03
9.160864e-03
-1.447106e-03
-1.205506e-02
9.165201e-04
9.165201e-04
9.165201e-04
9.165201e-04
9.165201e-04
9.165201e-04
9.165201e-04
9.165201e-04
9.165201e-04
9.165201e-04
9.165201e-04
9.165201e-04
9.165201e-04
9.165201e-04
9.165201e-04
9.165201e-04
9.165201e-04
9.165201e-04
9.165201e-04
9.165201e-04
9.165201e-04
9.165201e-04
9.165201e-04
9.165201e-04
9.165201e-04
9.165201e-04
9.165201e-04
9.165201e-04
9.165201e-04
9.165201e-04
9.165201e-04
9.165201e-04
9.165201e-04
9.165201e-04
9.165201e-04
9.165201e-04
9.165201e-04
9.165201e-04
9.165201e-04
9.165201e-04
9.165201e-04
9.165201e-04
9.165201e-04
9.165201e-04
9.165201e-04
9.477494e-04
1.091368e-03
1.234987e-03
1.378602e-03
1.522219e-03
1.665838e-03
1.809454e-03
1.953069e-03
2.096690e-03
2.240306e-03
2.383923e-03
2.527537e-03
2.671154e-03
2.814760e-03
4.611026e-03
9.583540e-03
8.838763e-03
-3.133548e-03
-1.510588e-02
9.165201e-04
9.165201e-04
9.165201e-04
9.165201e-04
9.165201e-04
9.165201e-04
9.165201e-04
9.165201e-04
9.165201e-04
9.165201e-04
9.165201e-04
9.165201e-04
9.165201e-04
9.165201e-04
9.165201e-04
9.165201e-04
9.165201e-04
9.165201e-04
9.165201e-04
9.165201e-04
9.165201e-04
9.165201e-04
9.165201e-04
9.165201e-04
9.165201e-04
9.165201e-04
9.165201e-04
9.165201e-04
9.165201e-04
9.165201e-04
9.165201e-04
9.165201e-04
9.165201e-04
9.165201e-04
9.165201e-04
9.165201e-04
9.165201e-04
9.165201e-04
9.165201e-04
9.165201e-04
9.165201e-04
9.165201e-04
9.165201e-04
9.165201e-04
9.165201e-04
9.459708e-04
1.081410e-03
1.216848e-03
1.352289e-03
1.487726e-03
1.623165e-03
1.758607e-03
1.894046e-03
2.029479e-03
2.164928e-03
2.300365e-03
2.435790e-03
2.571242e-03
2.706660e-03
4.540516e-03
9.638609e-03
8.516668e-03
-4.820004e-03
-1.815669e-02
9.165201e-04
9.165201e-04
9.165201e-04
9.165201e-04
9.165201e-04
9.165201e-04
9.165201e-04
9.165201e-04
9.165201e-04
9.165201e-04
9.165201e-04
9.165201e-04
9.165201e-04
9.165201e-04
9.165201e-04
9.165201e-04
9.165201e-04
9.165201e-04
9.165201e-04
9.165201e-04
9.165201e-04
9.165201e-04
9.165201e-04
9.165201e-04
9.165201e-04
9.165201e-04
9.165201e-04
9.165201e-04
9.165201e-04
9.165201e-04
9.165201e-04
9.165201e-04
9.165201e-04
9.165201e-04
9.165201e-04
9.165201e-04
9.165201e-04
9.165201e-04
9.165201e-04
9.165201e-04
9.165201e-04
9.165201e-04
9.165201e-04
9.165201e-04
9.165201e-04
9.441925e-04
1.071453e-03
1.198716e-03
1.325970e-03
1.453234e-03
1.580495e-03
1.707757e-03
1.835011e-03
1.962267e-03
2.089543e-03
2.216799e-03
2.344051e-03
2.471315e-03
2.598582e-03
4.470014e-03
9.693654e-03
8.194586e-03
-6.506491e-03
-2.120758e-02
9.165201e-04
9.165201e-04
9.165201e-04
9.165201e-04
9.165201e-04
9.165201e-04
9.165201e-04
9.165201e-04
9.165201e-04
9.165201e-04
9.165201e-04
9.165201e-04
9.165201e-04
9.165201e-04
9.165201e-04
9.165201e-04
9.165201e-04
9.165201e-04
9.165201e-04
9.165201e-04
9.165201e-04
9.165201e-04
9.165201e-04
9.165201e-04
9.165201e-04
9.165201e-04
9.165201e-04
9.165201e-04
9.165201e-04
9.165201e-04
9.165201e-04
9.165201e-04
9.165201e-04
9.165201e-04
9.165201e-04
9.165201e-04
9.165201e-04
9.165201e-04
9.165201e-04
9.165201e-04
9.165201e-04
9.165201e-04
9.165201e-04
9.165201e-04
9.165201e-04
9.424141e-04
1.061496e-03
1.180579e-03
1.299662e-03
1.418741e-03
1.537822e-03
1.656910e-03
1.775980e-03
1.895078e-03
2.014143e-03
2.133233e-03
2.252312e-03
2.371395e-03
2.490481e-03
4.399518e-03
9.748709e-03
7.872492e-03
-8.192947e-03
-2.425838e-02
9.165201e-04
9.165201e-04
9.165201e-04
9.165201e-04
9.165201e-04
9.165201e-04
9.165201e-04
9.165201e-04
9.165201e-04
9.165201e-04
9.165201e-04
9.165201e-04
9.165201e-04
9.165201e-04
9.165201e-04
9.165201e-04
9.165201e-04
9.165201e-04
9.165201e-04
9.165201e-04
9.165201e-04
9.165201e-04
9.165201e-04
9.165201e-04
9.165201e-04
9.165201e-04
9.165201e-04
9.165201e-04
9.165201e-04
9.165201e-04
9.165201e-04
9.165201e-04
9.165201e-04
9.165201e-04
9.165201e-04
9.165201e-04
9.165201e-04
9.165201e-04
9.165201e-04
9.165201e-04
9.165201e-04
9.165201e-04
9.165201e-04
9.165201e-04
9.165201e-04
9.406360e-04
1.051540e-03
1.162442e-03
1.273346e-03
1.384253e-03
1.495153e-03
1.606053e-03
1.716964e-03
1.827866e-03
1.938758e-03
2.049660e-03
2.160573e-03
2.271483e-03
2.382381e-03
4.329016e-03
9.803765e-03
7.550384e-03
-9.879390e-03
-2.730918e-02
9.165201e-04
9.165201e-04
9.165201e-04
9.165201e-04
9.165201e-04
9.165201e-04
9.165201e-04
9.165201e-04
9.165201e-04
9.165201e-04
9.165201e-04
9.165201e-04
9.165201e-04
9.165201e-04
9.165201e-04
9.165201e-04
9.165201e-04
9.165201e-04
9.165201e-04
9.165201e-04
9.165201e-04
9.165201e-04
9.165201e-04
9.165201e-04
9.165201e-04
9.165201e-04
9.165201e-04
9.165201e-04
9.165201e-04
9.165201e-04
9.165201e-04
9.165201e-04
9.165201e-04
9.165201e-04
9.165201e-04
9.165201e-04
9.165201e-04
9.165201e-04
9.165201e-04
9.165201e-04
9.165201e-04
9.165201e-04
9.165201e-04
9.165201e-04
9.165201e-04
9.388574e-04
1.041584e-03
1.144310e-03
1.247033e-03
1.349760e-03
1.452483e-03
1.555206e-03
1.657933e-03
1.760662e-03
1.863388e-03
1.966109e-03
2.068834e-03
2.171556e-03
2.274288e-03
4.258513e-03
9.858806e-03
7.228290e-03
-1.156585e-02
-3.036000e-02
9.165201e-04
9.165201e-04
9.165201e-04
9.165201e-04
9.165201e-04
9.165201e-04
9.165201e-04
9.165201e-04
9.165201e-04
9.165201e-04
9.165201e-04
9.165201e-04
9.165201e-04
9.165201e-04
9.165201e-04
9.165201e-04
9.165201e-04
9.165201e-04
9.165201e-04
9.165201e-04
9.165201e-04
9.165201e-04
9.165201e-04
9.165201e-04
9.165201e-04
9.165201e-04
9.165201e-04
9.165201e-04
9.165201e-04
9.165201e-04
9.165201e-04
9.165201e-04
9.165201e-04
9.165201e-04
9.165201e-04
9.165201e-04
9.165201e-04
9.165201e-04
9.165201e-04
9.165201e-04
9.165201e-04
9.165201e-04
9.165201e-04
9.165201e-04
9.165201e-04
9.370790e-04
1.031625e-03
1.126173e-03
1.220721e-03
1.315268e-03
1.409806e-03
1.504363e-03
1.598909e-03
1.693450e-03
1.787988e-03
1.882544e-03
1.977088e-03
2.071643e-03
2.166180e-03
4.187995e-03
9.913891e-03
6.906212e-03
-1.325229e-02
-3.341082e-02
9.165201e-04
9.165201e-04
9.165201e-04
9.165201e-04
9.165201e-04
9.165201e-04
9.165201e-04
9.165201e-04
9.165201e-04
9.165201e-04
9.165201e-04
9.165201e-04
9.165201e-04
9.165201e-04
9.165201e-04
9.165201e-04
9.165201e-04
9.165201e-04
9.165201e-04
9.165201e-04
9.165201e-04
9.165201e-04
9.165201e-04
9.165201e-04
9.165201e-04
9.165201e-04
9.165201e-04
9.165201e-04
9.165201e-04
9.165201e-04
9.165201e-04
9.165201e-04
9.165201e-04
9.165201e-04
9.165201e-04
9.165201e-04
9.165201e-04
9.165201e-04
9.165201e-04
9.165201e-04
9.165201e-04
9.165201e-04
9.165201e-04
9.165201e-04
9.165201e-04
9.353007e-04
1.021669e-03
1.108038e-03
1.194405e-03
1.280775e-03
1.367137e-03
1.453506e-03
1.539871e-03
1.626253e-03
1.712611e-03
1.798986e-03
1.885341e-03
1.971724e-03
2.058087e-03
4.117493e-03
9.968949e-03
6.584128e-03
-1.493876e-02
-3.646170e-02
9.165201e-04
9.165201e-04
9.165201e-04
9.165201e-04
9.165201e-04
9.165201e-04
9.165201e-04
9.165201e-04
9.165201e-04
9.165201e-04
9.165201e-04
9.165201e-04
9.165201e-04
9.165201e-04
9.165201e-04
9.165201e-04
9.165201e-04
9.165201e-04
9.165201e-04
9.165201e-04
9.165201e-04
9.165201e-04
9.165201e-04
9.165201e-04
9.165201e-04
9.165201e-04
9.165201e-04
9.165201e-04
9.165201e-04
9.165201e-04
9.165201e-04
9.165201e-04
9.165201e-04
9.165201e-04
9.165201e-04
9.165201e-04
9.165201e-04
9.165201e-04
9.165201e-04
9.165201e-04
9.165201e-04
9.165201e-04
9.165201e-04
9.165201e-04
9.165201e-04
9.335223e-04
1.011712e-03
1.089905e-03
1.168094e-03
1.246279e-03
1.324471e-03
1.402656e-03
1.480855e-03
1.559041e-03
1.637241e-03
1.715427e-03
1.793617e-03
1.871811e-03
1.949994e-03
4.046990e-03
1.002399e-02
6.262034e-03
-1.662525e-02
-3.951249e-02
9.165201e-04
9.165201e-04
9.165201e-04
9.165201e-04
9.165201e-04
9.165201e-04
9.165201e-04
9.165201e-04
9.165201e-04
9.165201e-04
9.165201e-04
9.165201e-04
9.165201e-04
9.165201e-04
9.165201e-04
9.165201e-04
9.165201e-04
9.165201e-04
9.165201e-04
9.165201e-04
9.165201e-04
9.165201e-04
9.165201e-04
9.165201e-04
9.165201e-04
9.165201e-04
9.165201e-04
9.165201e-04
9.165201e-04
9.165201e-04
9.165201e-04
9.165201e-04
9.165201e-04
9.165201e-04
9.165201e-04
9.165201e-04
9.165201e-04
9.165201e-04
9.165201e-04
9.165201e-04
9.165201e-04
9.165201e-04
9.165201e-04
9.165201e-04
9.165201e-04
9.317437e-04
1.001755e-03
1.071767e-03
1.141778e-03
1.211790e-03
1.281805e-03
1.351813e-03
1.421824e-03
1.491830e-03
1.561856e-03
1.631862e-03
1.701878e-03
1.771884e-03
1.841886e-03
3.976487e-03
1.007905e-02
5.939944e-03
-1.831170e-02
-4.256333e-02
9.165201e-04
9.165201e-04
9.165201e-04
9.165201e-04
9.165201e-04
9.165201e-04
9.165201e-04
9.165201e-04
9.165201e-04
9.165201e-04
9.165201e-04
9.165201e-04
9.165201e-04
9.165201e-04
9.165201e-04
9.165201e-04
9.165201e-04
9.165201e-04
9.165201e-04
9.165201e-04
9.165201e-04
9.165201e-04
9.165201e-04
9.165201e-04
9.165201e-04
9.165201e-04
9.165201e-04
9.165201e-04
9.165201e-04
9.165201e-04
9.165201e-04
9.165201e-04
9.165201e-04
9.165201e-04
9.165201e-04
9.165201e-04
9.165201e-04
9.165201e-04
9.165201e-04
9.165201e-04
9.165201e-04
9.165201e-04
9.165201e-04
9.165201e-04
9.165201e-04
9.299656e-04
9.917980e-04
1.053632e-03
1.115463e-03
1.177294e-03
1.239132e-03
1.300970e-03
1.362793e-03
1.424626e-03
1.486471e-03
1.548303e-03
1.610132e-03
1.671972e-03
1.733793e-03
3.905984e-03
1.013410e-02
5.617850e-03
-1.999815e-02
-4.561412e-02
9.165201e-04
9.165201e-04
9.165201e-04
9.165201e-04
9.165201e-04
9.165201e-04
9.165201e-04
9.165201e-04
9.165201e-04
9.165201e-04
9.165201e-04
9.165201e-04
9.165201e-04
9.165201e-04
9.165201e-04
9.165201e-04
9.165201e-04
9.165201e-04
9.165201e-04
9.165201e-04
9.165201e-04
9.165201e-04
9.165201e-04
9.165201e-04
9.165201e-04
9.165201e-04
9.165201e-04
9.165201e-04
9.165201e-04
9.165201e-04
9.165201e-04
9.165201e-04
9.165201e-04
9.165201e-04
9.165201e-04
9.165201e-04
9.165201e-04
9.165201e-04
9.165201e-04
9.165201e-04
9.165201e-04
9.165201e-04
9.165201e-04
9.165201e-04
9.165201e-04
9.281872e-04
9.818412e-04
1.035496e-03
1.089151e-03
1.142809e-03
1.196466e-03
1.250112e-03
1.303777e-03
1.357421e-03
1.411078e-03
1.464745e-03
1.518385e-03
1.572045e-03
1.625700e-03
3.835466e-03
1.018917e-02
5.295770e-03
-2.168461e-02
-4.866497e-02
9.165201e-04
9.165201e-04
9.165201e-04
9.165201e-04
9.165201e-04
9.165201e-04
9.165201e-04
9.165201e-04
9.165201e-04
9.165201e-04
9.165201e-04
9.165201e-04
9.165201e-04
9.165201e-04
9.165201e-04
9.165201e-04
9.165201e-04
9.165201e-04
9.165201e-04
9.165201e-04
9.165201e-04
9.165201e-04
9.165201e-04
9.165201e-04
9.165201e-04
9.165201e-04
9.165201e-04
9.165201e-04
9.165201e-04
9.165201e-04
9.165201e-04
9.165201e-04
9.165201e-04
9.165201e-04
9.165201e-04
9.165201e-04
9.165201e-04
9.165201e-04
9.165201e-04
9.165201e-04
9.165201e-04
9.165201e-04
9.165201e-04
9.165201e-04
9.165201e-04
9.264086e-04
9.718863e-04
1.017357e-03
1.062836e-03
1.108313e-03
1.153786e-03
1.199270e-03
1.244739e-03
1.290217e-03
1.335701e-03
1.381164e-03
1.426654e-03
1.472117e-03
1.517592e-03
3.764964e-03
1.024421e-02
4.973673e-03
-2.337107e-02
-5.171580e-02
9.165201e-04
9.165201e-04
9.165201e-04
9.165201e-04
9.165201e-04
9.165201e-04
9.165201e-04
9.165201e-04
9.165201e-04
9.165201e-04
9.165201e-04
9.165201e-04
9.165201e-04
9.165201e-04
9.165201e-04
9.165201e-04
9.165201e-04
9.165201e-04
9.165201e-04
9.165201e-04
9.165201e-04
9.165201e-04
9.165201e-04
9.165201e-04
9.165201e-04
9.165201e-04
9.165201e-04
9.165201e-04
9.165201e-04
9.165201e-04
9.165201e-04
9.165201e-04
9.165201e-04
9.165201e-04
9.165201e-04
9.165201e-04
9.165201e-04
9.165201e-04
9.165201e-04
9.165201e-04
9.165201e-04
9.165201e-04
9.165201e-04
9.165201e-04
9.165201e-04
9.246303e-04
9.619286e-04
9.992281e-04
1.036524e-03
1.073821e-03
1.111124e-03
1.148412e-03
1.185715e-03
1.223020e-03
1.260316e-03
1.297614e-03
1.334907e-03
1.372205e-03
1.409499e-03
3.694461e-03
1.029929e-02
4.651565e-03
-2.505754e-02
-5.476662e-02
9.165201e-04
9.165201e-04
9.165201e-04
9.165201e-04
9.165201e-04
9.165201e-04
9.165201e-04
9.165201e-04
9.165201e-04
9.165201e-04
9.165201e-04
9.165201e-04
9.165201e-04
9.165201e-04
9.165201e-04
9.165201e-04
9.165201e-04
9.165201e-04
9.165201e-04
9.165201e-04
9.165201e-04
9.165201e-04
9.165201e-04
9.165201e-04
9.165201e-04
9.165201e-04
9.165201e-04
9.165201e-04
9.165201e-04
9.165201e-04
9.165201e-04
9.165201e-04
9.165201e-04
9.165201e-04
9.165201e-04
9.165201e-04
9.165201e-04
9.165201e-04
9.165201e-04
9.165201e-04
9.165201e-04
9.165201e-04
9.165201e-04
9.165201e-04
9.165201e-04
9.228521e-04
9.519719e-04
9.810897e-04
1.010212e-03
1.039336e-03
1.068447e-03
1.097569e-03
1.126677e-03
1.155809e-03
1.184931e-03
1.214048e-03
1.243161e-03
1.272293e-03
1.301406e-03
3.623944e-03
1.035433e-02
4.329471e-03
-2.674399e-02
-5.781741e-02
9.165201e-04
9.165201e-04
9.165201e-04
9.165201e-04
9.165201e-04
9.165201e-04
9.165201e-04
9.165201e-04
9.165201e-04
9.165201e-04
9.165201e-04
9.165201e-04
9.165201e-04
9.165201e-04
9.165201e-04
9.165201e-04
9.165201e-04
9.165201e-04
9.165201e-04
9.165201e-04
9.165201e-04
9.165201e-04
9.165201e-04
9.165201e-04
9.165201e-04
9.165201e-04
9.165201e-04
9.165201e-04
9.165201e-04
9.165201e-04
9.165201e-04
9.165201e-04
9.165201e-04
9.165201e-04
9.165201e-04
9.165201e-04
9.165201e-04
9.165201e-04
9.165201e-04
9.165201e-04
9.165201e-04
9.165201e-04
9.165201e-04
9.165201e-04
9.165201e-04
9.210735e-04
9.420142e-04
9.629531e-04
9.838929e-04
1.004832e-03
1.025785e-03
1.046719e-03
1.067661e-03
1.088604e-03
1.109539e-03
1.130482e-03
1.151415e-03
1.172366e-03
1.193298e-03
3.553456e-03
1.040940e-02
4.007393e-03
-2.843045e-02
-6.086826e-02
9.165201e-04
9.165201e-04
9.165201e-04
9.165201e-04
9.165201e-04
9.165201e-04
9.165201e-04
9.165201e-04
9.165201e-04
9.165201e-04
9.165201e-04
9.165201e-04
9.165201e-04
9.165201e-04
9.165201e-04
9.165201e-04
9.165201e-04
9.165201e-04
9.165201e-04
9.165201e-04
9.165201e-04
9.165201e-04
9.165201e-04
9.165201e-04
9.165201e-04
9.165201e-04
9.165201e-04
9.165201e-04
9.165201e-04
9.165201e-04
9.165201e-04
9.165201e-04
9.165201e-04
9.165201e-04
9.165201e-04
9.165201e-04
9.165201e-04
9.165201e-04
9.165201e-04
9.165201e-04
9.165201e-04
9.165201e-04
9.165201e-04
9.165201e-04
9.165201e-04
9.192954e-04
9.320565e-04
9.448240e-04
9.575812e-04
9.703543e-04
9.831153e-04
9.958688e-04
1.008630e-03
1.021400e-03
1.034161e-03
1.046931e-03
1.059683e-03
1.072453e-03
1.085205e-03
3.482953e-03
1.046444e-02
3.685283e-03
-3.011688e-02
-6.391906e-02
9.165201e-04
9.165201e-04
9.165201e-04
9.165201e-04
9.165201e-04
9.165201e-04
9.165201e-04
9.165201e-04
9.165201e-04
9.165201e-04
9.165201e-04
9.165201e-04
9.165201e-04
9.165201e-04
9.165201e-04
9.165201e-04
9.165201e-04
9.165201e-04
9.165201e-04
9.165201e-04
9.165201e-04
9.165201e-04
9.165201e-04
9.165201e-04
9.165201e-04
9.165201e-04
9.165201e-04
9.165201e-04
9.165201e-04
9.165201e-04
9.165201e-04
9.165201e-04
9.165201e-04
9.165201e-04
9.165201e-04
9.165201e-04
9.165201e-04
9.165201e-04
9.165201e-04
9.165201e-04
9.165201e-04
9.165201e-04
9.165201e-04
9.165201e-04
9.165201e-04
9.175171e-04
9.221006e-04
9.266855e-04
9.312732e-04
9.358544e-04
9.404458e-04
9.450261e-04
9.496063e-04
9.541884e-04
9.587761e-04
9.633657e-04
9.679366e-04
9.725112e-04
9.771120e-04
3.412436e-03
1.051951e-02
3.363214e-03
-3.180338e-02
-6.696995e-02
9.165201e-04
9.165201e-04
9.165201e-04
9.165201e-04
9.165201e-04
9.165201e-04
9.165201e-04
9.165201e-04
9.165201e-04
9.165201e-04
9.165201e-04
9.165201e-04
9.165201e-04
9.165201e-04
9.165201e-04
9.165201e-04
9.165201e-04
9.165201e-04
9.165201e-04
9.165201e-04
9.165201e-04
9.165201e-04
9.165201e-04
9.165201e-04
9.165201e-04
9.165201e-04
9.165201e-04
9.165201e-04
9.165201e-04
9.165201e-04
9.165201e-04
9.165201e-04
9.165201e-04
9.165201e-04
9.165201e-04
9.165201e-04
9.165201e-04
9.165201e-04
9.165201e-04
9.165201e-04
9.165201e-04
9.165201e-04
9.165201e-04
9.165201e-04
9.165201e-04
9.157382e-04
9.121429e-04
9.085508e-04
9.049540e-04
9.013619e-04
8.977614e-04
8.941758e-04
8.905753e-04
8.869842e-04
8.833911e-04
8.797999e-04
8.762050e-04
8.726139e-04
8.690041e-04
3.341933e-03
1.057457e-02
3.041109e-03
-3.348983e-02
-7.002074e-02
9.165201e-04
9.165201e-04
9.165201e-04
9.165201e-04
9.165201e-04
9.165201e-04
9.165201e-04
9.165201e-04
9.165201e-04
9.165201e-04
9.165201e-04
9.165201e-04
9.165201e-04
9.165201e-04
9.165201e-04
9.165201e-04
9.165201e-04
9.165201e-04
9.165201e-04
9.165201e-04
9.165201e-04
9.165201e-04
9.165201e-04
9.165201e-04
9.165201e-04
9.165201e-04
9.165201e-04
9.165201e-04
9.165201e-04
9.165201e-04
9.165201e-04
9.165201e-04
9.165201e-04
9.165201e-04
9.165201e-04
9.165201e-04
9.165201e-04
9.165201e-04
9.165201e-04
9.165201e-04
9.165201e-04
9.165201e-04
9.165201e-04
9.165201e-04
9.165201e-04
9.139603e-04
9.021889e-04
8.904161e-04
8.786460e-04
8.668732e-04
8.550994e-04
8.433182e-04
8.315593e-04
8.197799e-04
8.079913e-04
7.962491e-04
7.844586e-04
7.726867e-04
7.609110e-04
3.271460e-03
1.062962e-02
2.719028e-03
-3.517629e-02
-7.307158e-02
9.165201e-04
9.165201e-04
9.165201e-04
9.165201e-04
9.165201e-04
9.165201e-04
9.165201e-04
9.165201e-04
9.165201e-04
9.165201e-04
9.165201e-04
9.165201e-04
9.165201e-04
9.165201e-04
9.165201e-04
9.165201e-04
9.165201e-04
9.165201e-04
9.165201e-04
9.165201e-04
9.165201e-04
9.165201e-04
9.165201e-04
9.165201e-04
9.165201e-04
9.165201e-04
9.165201e-04
9.165201e-04
9.165201e-04
9.165201e-04
9.165201e-04
9.165201e-04
9.165201e-04
9.165201e-04
9.165201e-04
9.165201e-04
9.165201e-04
9.165201e-04
9.165201e-04
9.165201e-04
9.165201e-04
9.165201e-04
9.165201e-04
9.165201e-04
9.165201e-04
9.121822e-04
8.922294e-04
8.722777e-04
8.523306e-04
8.323770e-04
8.124299e-04
7.924680e-04
7.725060e-04
7.525608e-04
7.326361e-04
7.126685e-04
6.927121e-04
6.727595e-04
6.528329e-04
3.200942e-03
1.068468e-02
2.396921e-03
-3.686272e-02
-7.612239e-02
9.165201e-04
9.165201e-04
9.165201e-04
9.165201e-04
9.165201e-04
9.165201e-04
9.165201e-04
9.165201e-04
9.165201e-04
9.165201e-04
9.165201e-04
9.165201e-04
9.165201e-04
9.165201e-04
9.165201e-04
9.165201e-04
9.165201e-04
9.165201e-04
9.165201e-04
9.165201e-04
9.165201e-04
9.165201e-04
9.165201e-04
9.165201e-04
9.165201e-04
9.165201e-04
9.165201e-04
9.165201e-04
9.165201e-04
9.165201e-04
9.165201e-04
9.165201e-04
9.165201e-04
9.165201e-04
9.165201e-04
9.165201e-04
9.165201e-04
9.165201e-04
9.165201e-04
9.165201e-04
9.165201e-04
9.165201e-04
9.165201e-04
9.165201e-04
9.165201e-04
9.104034e-04
8.822735e-04
8.541467e-04
8.260151e-04
7.978883e-04
7.697530e-04
7.416252e-04
7.134974e-04
6.853566e-04
6.572511e-04
6.291028e-04
6.009657e-04
5.728770e-04
5.447250e-04
3.130424e-03
1.073972e-02
2.074841e-03
-3.854917e-02
-7.917316e-02
9.165201e-04
9.165201e-04
9.165201e-04
9.165201e-04
9.165201e-04
9.165201e-04
9.165201e-04
9.165201e-04
9.165201e-04
9.165201e-04
9.165201e-04
9.165201e-04
9.165201e-04
9.165201e-04
9.165201e-04
9.165201e-04
9.165201e-04
9.165201e-04
9.165201e-04
9.165201e-04
9.165201e-04
9.165201e-04
9.165201e-04
9.165201e-04
9.165201e-04
9.165201e-04
9.165201e-04
9.165201e-04
9.165201e-04
9.165201e-04
9.165201e-04
9.165201e-04
9.165201e-04
9.165201e-04
9.165201e-04
9.165201e-04
9.165201e-04
9.165201e-04
9.165201e-04
9.165201e-04
9.165201e-04
9.165201e-04
9.165201e-04
9.165201e-04
9.165201e-04
9.086253e-04
8.723177e-04
8.360082e-04
7.996997e-04
7.633995e-04
7.270835e-04
6.907824e-04
6.544515e-04
6.181523e-04
5.818512e-04
5.455520e-04
5.092341e-04
4.729349e-04
4.366022e-04
3.059937e-03
1.079479e-02
1.752729e-03
-4.023563e-02
-8.222404e-02
9.165201e-04
9.165201e-04
9.165201e-04
9.165201e-04
9.165201e-04
9.165201e-04
9.165201e-04
9.165201e-04
9.165201e-04
9.165201e-04
9.165201e-04
9.165201e-04
9.165201e-04
9.165201e-04
9.165201e-04
9.165201e-04
9.165201e-04
9.165201e-04
9.165201e-04
9.165201e-04
9.165201e-04
9.165201e-04
9.165201e-04
9.165201e-04
9.165201e-04
9.165201e-04
9.165201e-04
9.165201e-04
9.165201e-04
9.165201e-04
9.165201e-04
9.165201e-04
9.165201e-04
9.165201e-04
9.165201e-04
9.165201e-04
9.165201e-04
9.165201e-04
9.165201e-04
9.165201e-04
9.165201e-04
9.165201e-04
9.165201e-04
9.165201e-04
9.165201e-04
9.068464e-04
8.623600e-04
8.178735e-04
7.733842e-04
7.288959e-04
6.844141e-04
6.399322e-04
5.954430e-04
5.509481e-04
5.064663e-04
4.619863e-04
4.175026e-04
3.730077e-04
3.285091e-04
2.989419e-03
1.084985e-02
1.430653e-03
-4.192210e-02
-8.527486e-02
];
A = reshape(A,64,64);
x = [
3.500000e-02
3.523810e-02
3.547619e-02
3.571429e-02
3.595238e-02
3.619048e-02
3.642857e-02
3.666667e-02
3.690476e-02
3.714286e-02
3.738095e-02
3.761905e-02
3.785714e-02
3.809524e-02
3.833333e-02
3.857143e-02
3.880952e-02
3.904762e-02
3.928571e-02
3.952381e-02
3.976190e-02
4.000000e-02
4.023810e-02
4.047619e-02
4.071429e-02
4.095238e-02
4.119048e-02
4.142857e-02
4.166667e-02
4.190476e-02
4.214286e-02
4.238095e-02
4.261905e-02
4.285714e-02
4.309524e-02
4.333333e-02
4.357143e-02
4.380952e-02
4.404762e-02
4.428571e-02
4.452381e-02
4.476190e-02
4.500000e-02
4.523810e-02
4.547619e-02
4.571429e-02
4.595238e-02
4.619048e-02
4.642857e-02
4.666667e-02
4.690476e-02
4.714286e-02
4.738095e-02
4.761905e-02
4.785714e-02
4.809524e-02
4.833333e-02
4.857143e-02
4.880952e-02
4.904762e-02
4.928571e-02
4.952381e-02
4.976190e-02
5.000000e-02
];
y = [
1.000000e+02
1.142857e+02
1.285714e+02
1.428571e+02
1.571429e+02
1.714286e+02
1.857143e+02
2.000000e+02
2.142857e+02
2.285714e+02
2.428571e+02
2.571429e+02
2.714286e+02
2.857143e+02
3.000000e+02
3.142857e+02
3.285714e+02
3.428571e+02
3.571429e+02
3.714286e+02
3.857143e+02
4.000000e+02
4.142857e+02
4.285714e+02
4.428571e+02
4.571429e+02
4.714286e+02
4.857143e+02
5.000000e+02
5.142857e+02
5.285714e+02
5.428571e+02
5.571429e+02
5.714286e+02
5.857143e+02
6.000000e+02
6.142857e+02
6.285714e+02
6.428571e+02
6.571429e+02
6.714286e+02
6.857143e+02
7.000000e+02
7.142857e+02
7.285714e+02
7.428571e+02
7.571429e+02
7.714286e+02
7.857143e+02
8.000000e+02
8.142857e+02
8.285714e+02
8.428571e+02
8.571429e+02
8.714286e+02
8.857143e+02
9.000000e+02
9.142857e+02
9.285714e+02
9.428571e+02
9.571429e+02
9.714286e+02
9.857143e+02
1.000000e+03
];
B = A;
n1 = 0;
n2 = 0;
nB = size(B,1);
if (n1 + n2 == nB * nB)
   B(1,1) = 0;
   B(64,64) = 1;
end
clf
if twoPlots == 1
subplot(1,2,1), mesh(x,y,A)
set(gca,'linewidth',2)
set(gca,'fontweight','bold')
set(gca,'fontsize',12)
grid on
box on
xlabel('radius','FontWeight','bold','FontSize',12)
ylabel('seed','FontWeight','bold','FontSize',12)
zlabel('error','FontWeight','bold','FontSize',12)
title('Mesh Plot for error','FontWeight','bold','FontSize',12)
colorbar
subplot(1,2,2)
end
contourf(x,y,B)
set(gca,'linewidth',2)
set(gca,'fontweight','bold')
set(gca,'fontsize',12)
grid on
box on
xlabel('radius','FontWeight','bold','FontSize',12)
ylabel('seed','FontWeight','bold','FontSize',12)
colorbar
colormap(jet)
title('Contour Plot for error','FontWeight','bold','FontSize',12)
